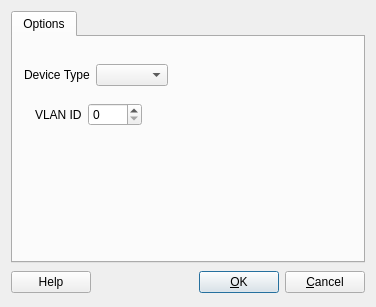
<ui version="4.0" >
 <class>openbsdIfaceOptsDialog_q</class>
 <widget class="QDialog" name="openbsdIfaceOptsDialog_q" >
  <property name="geometry" >
   <rect>
    <x>0</x>
    <y>0</y>
    <width>376</width>
    <height>307</height>
   </rect>
  </property>
  <property name="windowTitle" >
   <string>OpenBSD: interface settings</string>
  </property>
  <layout class="QGridLayout" >
   <item row="1" column="0" >
    <layout class="QHBoxLayout" >
     <item>
      <widget class="QPushButton" name="buttonHelp" >
       <property name="text" >
        <string>Help</string>
       </property>
      </widget>
     </item>
     <item>
      <spacer>
       <property name="orientation" >
        <enum>Qt::Horizontal</enum>
       </property>
       <property name="sizeType" >
        <enum>QSizePolicy::Expanding</enum>
       </property>
       <property name="sizeHint" stdset="0" >
        <size>
         <width>151</width>
         <height>27</height>
        </size>
       </property>
      </spacer>
     </item>
     <item>
      <widget class="QPushButton" name="buttonOk" >
       <property name="text" >
        <string>&amp;OK</string>
       </property>
       <property name="shortcut" >
        <string/>
       </property>
       <property name="autoDefault" >
        <bool>true</bool>
       </property>
       <property name="default" >
        <bool>true</bool>
       </property>
      </widget>
     </item>
     <item>
      <widget class="QPushButton" name="buttonCancel" >
       <property name="text" >
        <string>&amp;Cancel</string>
       </property>
       <property name="shortcut" >
        <string/>
       </property>
       <property name="autoDefault" >
        <bool>true</bool>
       </property>
      </widget>
     </item>
    </layout>
   </item>
   <item row="0" column="0" >
    <widget class="QTabWidget" name="tabWidget" >
     <property name="tabShape" >
      <enum>QTabWidget::Rounded</enum>
     </property>
     <property name="currentIndex" >
      <number>0</number>
     </property>
     <widget class="QWidget" name="tab" >
      <attribute name="title" >
       <string>Options</string>
      </attribute>
      <attribute name="icon" >
       <iconset resource="MainRes.qrc" >
        <normaloff>:/Icons/Options</normaloff>:/Icons/Options</iconset>
      </attribute>
      <layout class="QGridLayout" name="gridLayout_2" >
       <item row="0" column="1" >
        <spacer>
         <property name="orientation" >
          <enum>Qt::Vertical</enum>
         </property>
         <property name="sizeType" >
          <enum>QSizePolicy::Fixed</enum>
         </property>
         <property name="sizeHint" stdset="0" >
          <size>
           <width>20</width>
           <height>16</height>
          </size>
         </property>
        </spacer>
       </item>
       <item row="1" column="0" >
        <widget class="QLabel" name="iface_type_label" >
         <property name="layoutDirection" >
          <enum>Qt::RightToLeft</enum>
         </property>
         <property name="text" >
          <string>Device Type</string>
         </property>
        </widget>
       </item>
       <item row="1" column="1" >
        <widget class="QComboBox" name="iface_type" />
       </item>
       <item row="1" column="2" >
        <spacer>
         <property name="orientation" >
          <enum>Qt::Horizontal</enum>
         </property>
         <property name="sizeHint" stdset="0" >
          <size>
           <width>40</width>
           <height>20</height>
          </size>
         </property>
        </spacer>
       </item>
       <item row="2" column="0" colspan="3" >
        <widget class="QStackedWidget" name="options_stack" >
         <property name="sizePolicy" >
          <sizepolicy vsizetype="Expanding" hsizetype="Preferred" >
           <horstretch>0</horstretch>
           <verstretch>0</verstretch>
          </sizepolicy>
         </property>
         <property name="currentIndex" >
          <number>1</number>
         </property>
         <widget class="QWidget" name="page_0" />
         <widget class="QWidget" name="page_1" >
          <layout class="QGridLayout" name="gridLayout" >
           <item row="0" column="0" >
            <widget class="QLabel" name="vlan_label" >
             <property name="enabled" >
              <bool>true</bool>
             </property>
             <property name="layoutDirection" >
              <enum>Qt::RightToLeft</enum>
             </property>
             <property name="text" >
              <string>VLAN ID</string>
             </property>
            </widget>
           </item>
           <item row="0" column="1" >
            <widget class="QSpinBox" name="vlan_id" >
             <property name="maximum" >
              <number>4095</number>
             </property>
            </widget>
           </item>
           <item row="0" column="2" >
            <spacer name="horizontalSpacer" >
             <property name="orientation" >
              <enum>Qt::Horizontal</enum>
             </property>
             <property name="sizeHint" stdset="0" >
              <size>
               <width>140</width>
               <height>20</height>
              </size>
             </property>
            </spacer>
           </item>
           <item row="1" column="1" >
            <spacer name="verticalSpacer_2" >
             <property name="orientation" >
              <enum>Qt::Vertical</enum>
             </property>
             <property name="sizeHint" stdset="0" >
              <size>
               <width>20</width>
               <height>43</height>
              </size>
             </property>
            </spacer>
           </item>
          </layout>
         </widget>
         <widget class="QWidget" name="page_2" >
          <layout class="QGridLayout" name="gridLayout_4" >
           <item row="0" column="0" >
            <widget class="QCheckBox" name="enable_stp" >
             <property name="text" >
              <string>Enable STP</string>
             </property>
            </widget>
           </item>
           <item row="1" column="0" >
            <spacer name="verticalSpacer" >
             <property name="orientation" >
              <enum>Qt::Vertical</enum>
             </property>
             <property name="sizeHint" stdset="0" >
              <size>
               <width>20</width>
               <height>173</height>
              </size>
             </property>
            </spacer>
           </item>
          </layout>
         </widget>
        </widget>
       </item>
       <item row="3" column="0" >
        <spacer>
         <property name="orientation" >
          <enum>Qt::Vertical</enum>
         </property>
         <property name="sizeHint" stdset="0" >
          <size>
           <width>20</width>
           <height>40</height>
          </size>
         </property>
        </spacer>
       </item>
      </layout>
     </widget>
    </widget>
   </item>
  </layout>
 </widget>
 <layoutdefault spacing="6" margin="11" />
 <tabstops>
  <tabstop>buttonOk</tabstop>
  <tabstop>buttonCancel</tabstop>
  <tabstop>tabWidget</tabstop>
 </tabstops>
 <resources>
  <include location="MainRes.qrc" />
 </resources>
 <connections>
  <connection>
   <sender>buttonOk</sender>
   <signal>clicked()</signal>
   <receiver>openbsdIfaceOptsDialog_q</receiver>
   <slot>accept()</slot>
   <hints>
    <hint type="sourcelabel" >
     <x>316</x>
     <y>472</y>
    </hint>
    <hint type="destinationlabel" >
     <x>20</x>
     <y>20</y>
    </hint>
   </hints>
  </connection>
  <connection>
   <sender>buttonCancel</sender>
   <signal>clicked()</signal>
   <receiver>openbsdIfaceOptsDialog_q</receiver>
   <slot>reject()</slot>
   <hints>
    <hint type="sourcelabel" >
     <x>397</x>
     <y>472</y>
    </hint>
    <hint type="destinationlabel" >
     <x>20</x>
     <y>20</y>
    </hint>
   </hints>
  </connection>
  <connection>
   <sender>buttonHelp</sender>
   <signal>clicked()</signal>
   <receiver>openbsdIfaceOptsDialog_q</receiver>
   <slot>help()</slot>
   <hints>
    <hint type="sourcelabel" >
     <x>68</x>
     <y>464</y>
    </hint>
    <hint type="destinationlabel" >
     <x>231</x>
     <y>245</y>
    </hint>
   </hints>
  </connection>
  <connection>
   <sender>iface_type</sender>
   <signal>currentIndexChanged(QString)</signal>
   <receiver>openbsdIfaceOptsDialog_q</receiver>
   <slot>typeChanged(QString)</slot>
   <hints>
    <hint type="sourcelabel" >
     <x>287</x>
     <y>196</y>
    </hint>
    <hint type="destinationlabel" >
     <x>286</x>
     <y>261</y>
    </hint>
   </hints>
  </connection>
 </connections>
 <slots>
  <slot>typeChanged(QString)</slot>
 </slots>
</ui>
